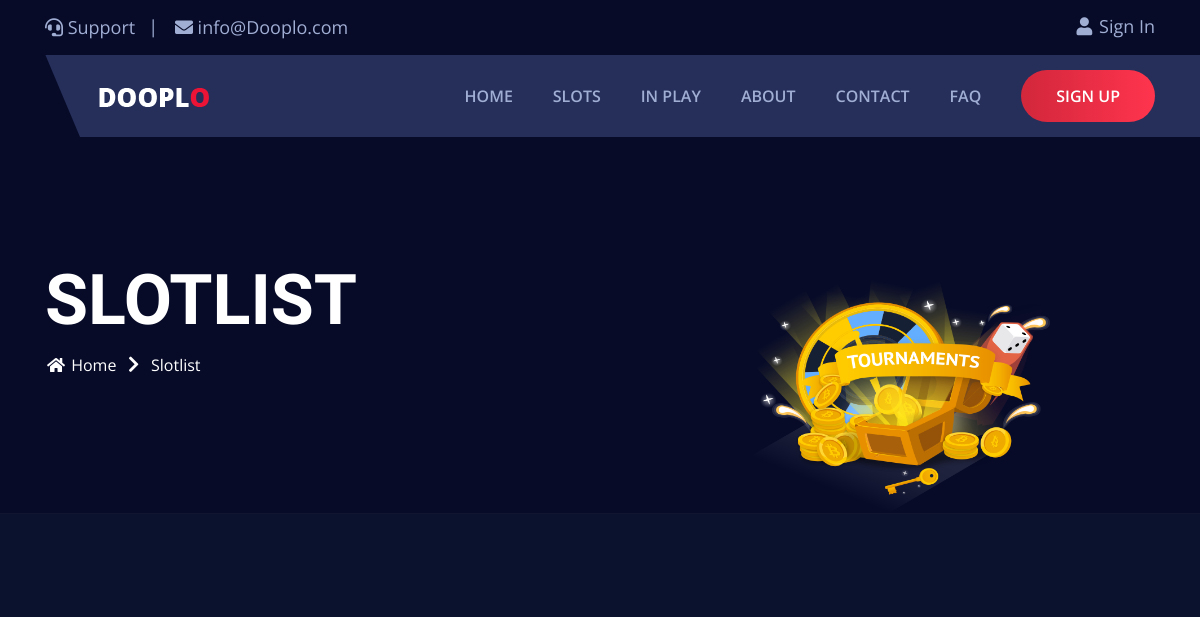
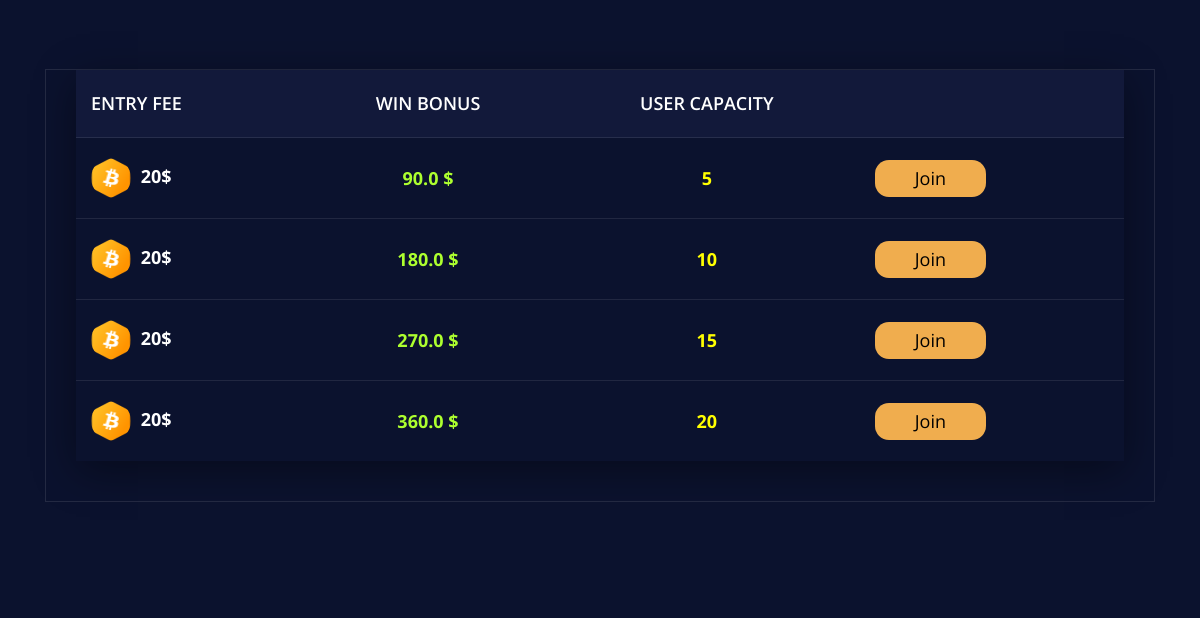
Page /slotlist/20/ (upper part) on the earlier database version (2 pictures, top to bottom).
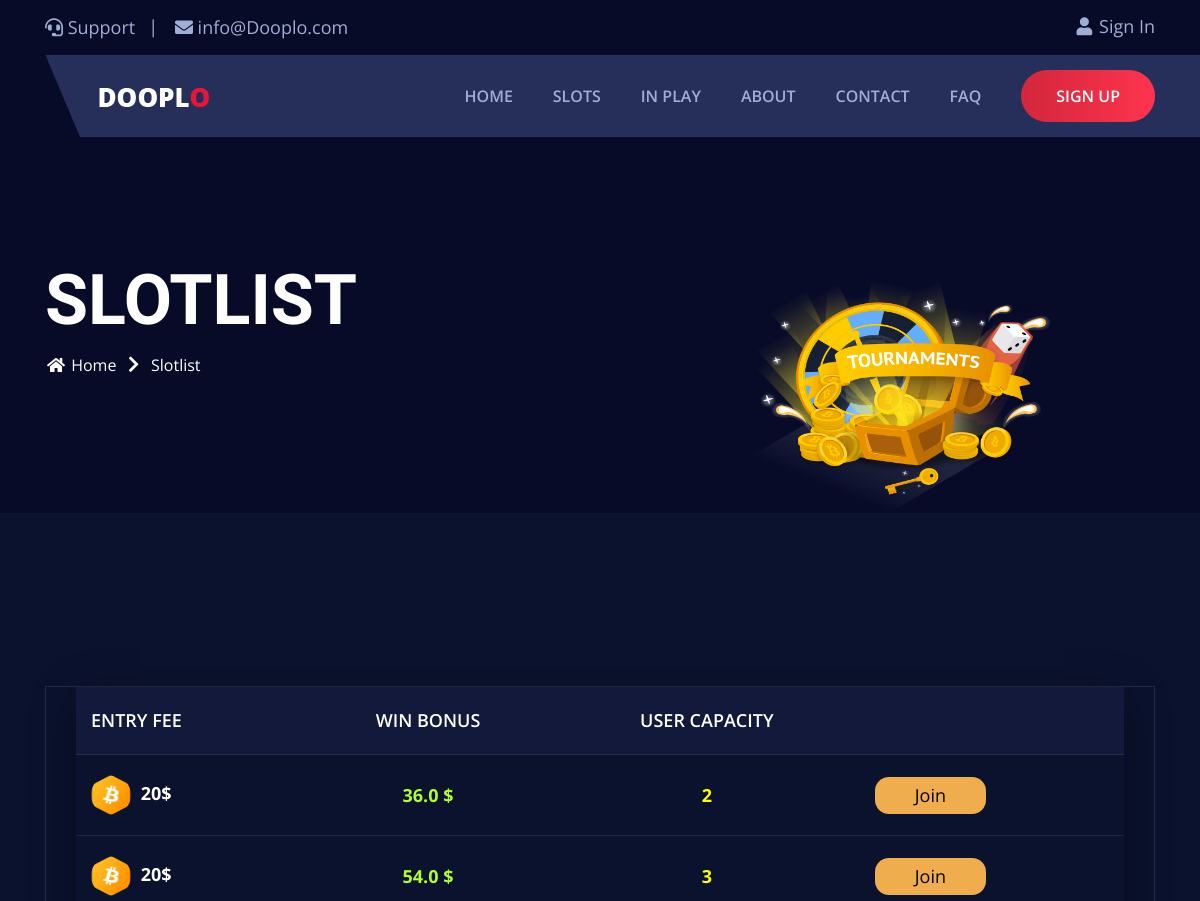
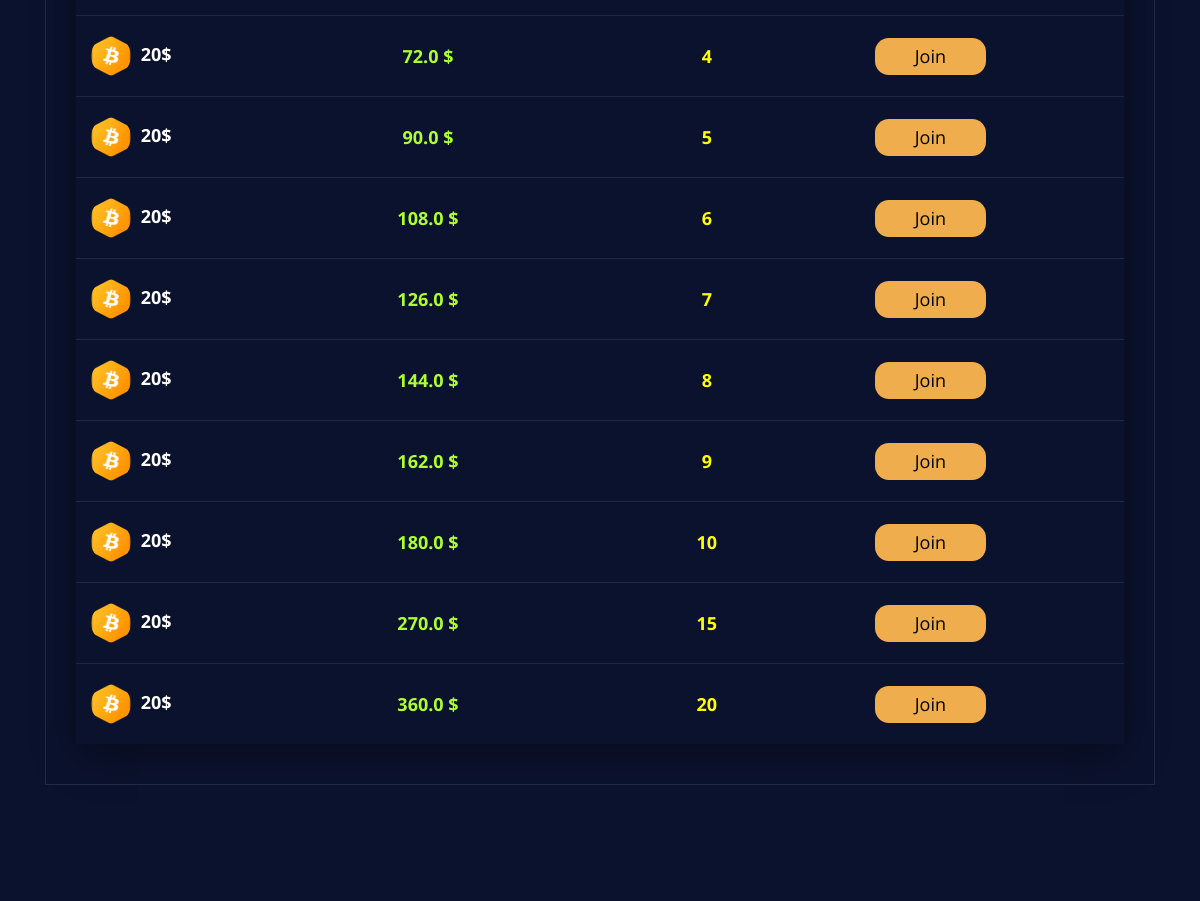
Same page on the later database version (2 pictures, top to bottom).
### wheelspin/models.py (models this page shows, shortened)
class Slots(models.Model):
    capacity = models.IntegerField()
    bet = models.IntegerField()
    charge = models.IntegerField(default=10)
    objects = models.Manager()
    class meta:
        managed = True
        db_table = 'Slots'

### wheelspin/views.py (the view)
# urls.py: path('slotlist/<str:bet>/', slotlist, name='slotlist'),
def slotlist(request,bet, *args, **kwargs):
    slots = Slots.objects.filter(bet=int(bet))
    return render(request, 'wheelspin/slotlist.html',{
        "slots":slots
    })

### wheelspin/templates/wheelspin/slotlist.html (shortened to what the changed rows need)
{% extends 'wheelspin/base.html' %}
{% load static %}
{% load mathfilters %}
{% block body %}
    <section class="tournaments">
        <div class="info-table">
            <div class="container">
                <div class="row">
                    <div class="col-lg-12">
                        <div class="main-box">
                            <div class="tab-content">
                                <div class="tab-pane fade show active" id="pills-all-player" role="tabpanel" aria-labelledby="pills-all-player-tab">
                                    <div class="inner-table-content">
                                        <div class="tab-content">
                                            <div class="tab-pane fade show active" id="pills-leaderboardr" role="tabpanel" aria-labelledby="pills-leaderboardr-tab">
                                                <div class="inner-table">
                                                    <div class="responsive-table">
                                                        <table class="table">
                                                            <thead>
                                                                <tr>
                                                                    <th scope="col">Entry Fee</th>
                                                                    <th scope="col" style="text-align: center;">Win Bonus</th>
                                                                    <th scope="col" style="text-align:center;">User Capacity</th>
                                                                    <th scope="col"></th>
                                                                </tr>
                                                            </thead>
                                                            <tbody>
                                                                {% for slot in slots %}
                                                                <tr>
                                                                    <td>
                                                                        <img src="{% static 'wheelspin/assets/images/icon1.png' %}" alt=""> {{slot.bet}}$
                                                                    </td>
                                                                    <td style="color:greenyellow; text-align:center;">{% with answer=slot.bet|mul:slot.capacity|mul:.1 %}
                                                                        {{slot.bet|mul:slot.capacity|sub:answer}}
                                                                        {% endwith %}$
                                                                    </td>
                                                                    <td style="color:yellow; text-align:center">
                                                                        {{slot.capacity}}
                                                                    </td>
                                                                    <td>
                                                                        <a href="/games/reqForROOM/{{slot.bet}}/{{slot.capacity}}">
                                                                            <button style="background-color: #f0ad4e; color: black; padding: 5px 40px; border-radius: 14px; outline: none; border: none;">Join</button>
                                                                        </a>
                                                                    </td>
                                                                </tr>
                                                                {% endfor %}
                                                            </tbody>
                                                        </table>
                                                    </div>
                                                </div>
                                            </div>
                                        </div>
                                    </div>
                                </div>
                            </div>
                        </div>
                    </div>
                </div>
            </div>
        </div>
    </section>
{% endblock  %}

Differences in the rows shown:
now on this page (row edited): Slots: bet "20", bet|mul "36.0", capacity "2"
now on this page (row edited): Slots: bet "20", bet|mul "54.0", capacity "3"
now on this page (row edited): Slots: bet "20", bet|mul "72.0", capacity "4"
now on this page (row edited): Slots: bet "20", bet|mul "108.0", capacity "6"
now on this page (row edited): Slots: bet "20", bet|mul "126.0", capacity "7"
now on this page (row edited): Slots: bet "20", bet|mul "144.0", capacity "8"
now on this page (row edited): Slots: bet "20", bet|mul "162.0", capacity "9"
